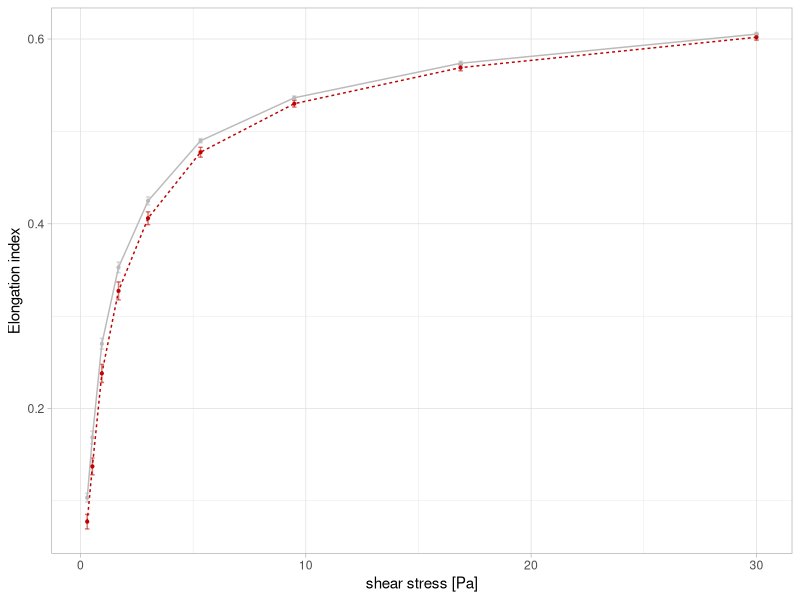
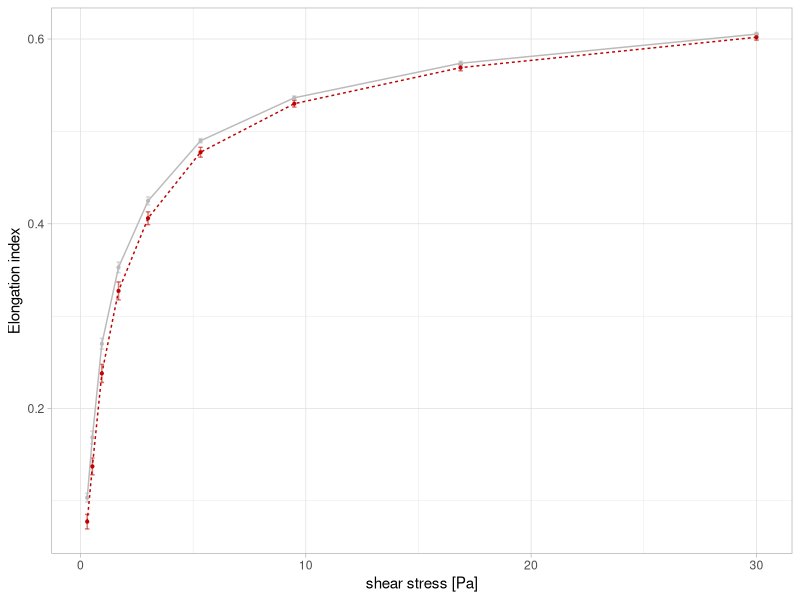

The R script that drew these images, in order:
library(ggplot2)
library(ggpubr)
library(openxlsx)
library(data.table)
library(dplyr)

theme_set(theme_light())

PS <- read.xlsx("LoRRca_deformability_2.xlsx")
# PS_control <- filter(PS, treatment == "control")
# PS_CDNB <- filter(PS, treatment == "CDNB")

ggplot(PS, aes(shearstress, EI)) + 
  
  geom_errorbar(
    
    aes(
      ymin = EI - SEM, 
      ymax = EI + SEM,
      width = 0.2,
      alpha = 0.2,
      col = factor(sample, levels = c("blank", "CDNB60"))
    )
    
  ) +
  
  geom_line(
    
    aes(col = factor(sample, levels = c("blank", "CDNB60")), 
        linetype = factor(sample, levels = c("blank", "CDNB60"))
        )
    
  ) +
  
  geom_point(
    
    aes(col = factor(sample, levels = c("blank", "CDNB60"))),
    size = 0.75
    
  ) +
  
  scale_color_manual(
    
    values = c("#bababa", "#bf0202")
    
  ) +
  
  labs(
    x = "shear stress [Pa]", 
    y = "Elongation index"
    
  ) +
  
  theme(legend.position = "NA")
  

ggsave("try2.tiff", path = "C:/Users/paubus/OneDrive - Universität Zürich UZH/Documents/GitHub/R-graphs/Graphs and figures", units = "in", dpi=300, compression = 'lzw', width = 6, height = 4)